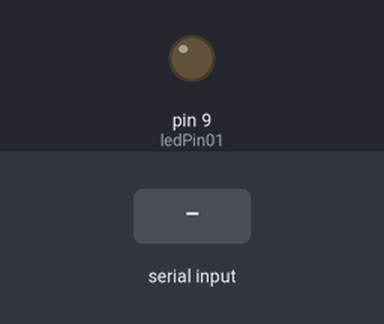
A sketch run on a simulated Arduino Uno, built with avr-gcc and run on an emulated ATmega328P. Shown: output pins drawn as LEDs (lit = HIGH). Inputs (shaded band) come from the test bench. What the sketch prints to the serial monitor is not drawn.

Above: at 1.2 s.
1.3 s: byte 30 received over Serial
At 2.0 s:
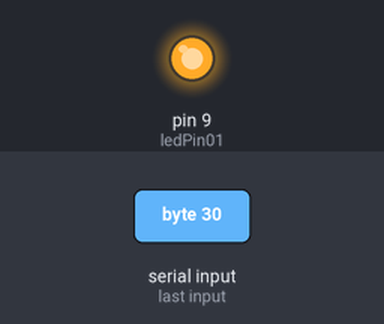
3.8 s: byte 90 received over Serial
At 5.05 s:
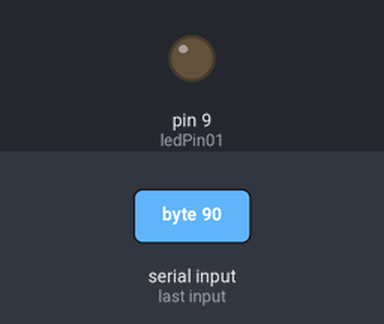
5.3 s: byte 120 received over Serial
At 6.1 s:
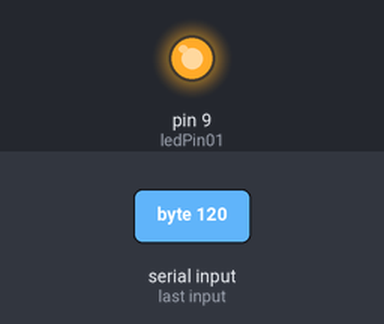
Timing chart, 0 to 8.3 s (numbered marks = the images above; inputs shaded):
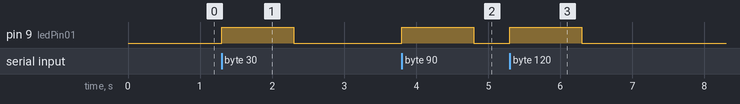

Measured:
- after the input at 1.3 s, pin 9 (ledPin01): LOW → HIGH at once, → LOW 1.0 s later
- after the input at 3.8 s, pin 9 (ledPin01): LOW → HIGH at once, → LOW 1.0 s later
- after the input at 5.3 s, pin 9 (ledPin01): LOW → HIGH at once, → LOW 1.0 s later

The sketch:

ArduinoWS03_01.ino
```cpp
/*
 第3回Arduino勉強会
 シリアルモニタから送信（6ページ目）
*/

// LEDに使うデジタルピンの番号の定義
const int ledPin01 = 9;
// シリアルで読み取った文字列を格納する変数
char received;

// 初期化
void setup() {
    // シリアル通信の開始
    Serial.begin(9600);
    // LED用のピンを出力に設定
    pinMode(ledPin01, OUTPUT);
}

// メイン処理の記述
void loop() {
    // 条件分岐：もしも、シリアルに何か届いていたら
    if (Serial.available() > 0) {
        // 1バイト読み込んで文字に変換
        received = (char)Serial.read();
        // 読み込んだ文字をPCに送り返す
        Serial.println(received);
        // LEDを点ける（LEDピンの電圧をHIGHにする）
        digitalWrite(ledPin01,HIGH);
        // 1000ミリ秒待機
        delay(1000);
        // LEDを消す（LEDピンの電圧をLOWにする）
        digitalWrite(ledPin01,LOW);
    }
}
```
